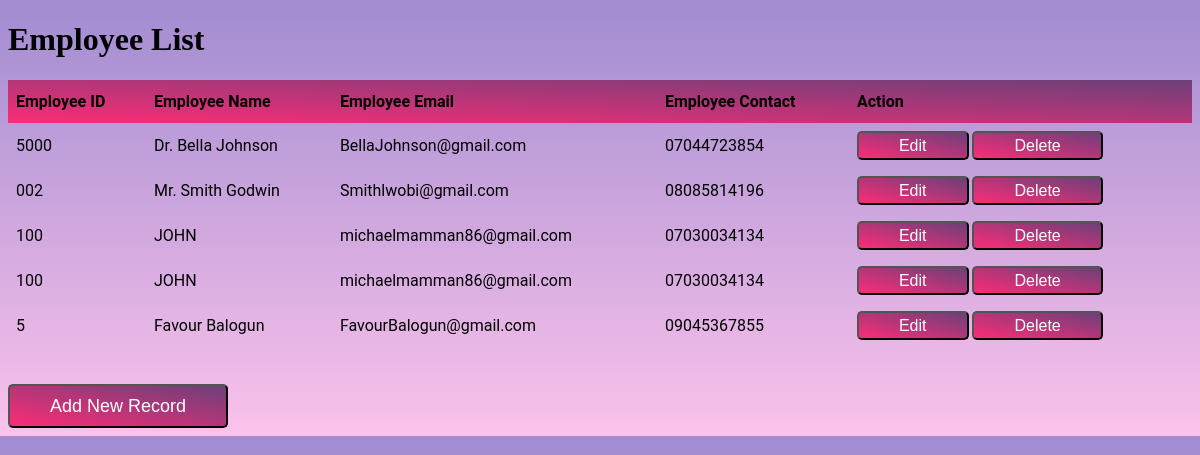
The page /show on the database its author committed.
### employee/models.py (models this page shows)
class Employee(models.Model):
    eid=models.CharField(max_length=20)
    ename=models.CharField(max_length=100)
    eemial=models.CharField(max_length=100)
    econtact=models.CharField(max_length=15)

### employee/views.py (the view)
# urls.py: path('show', views.show),
def show(request):
    employees=Employee.objects.all()
    return render(request, 'show.html',{'employees':employees})

### employee/templates/show.html (shortened to what this page needs)
<!DOCTYPE html>
<html>
<head>
</head>
<body class="bg-gra-01">
    <h1>Employee List</h1>
    <table id="customers">
        <thead>
            <tr class="bg-gra-02">
                <th>Employee ID</th>
                <th>Employee Name</th>
                <th>Employee Email</th>
                <th>Employee Contact</th>
                <th>Action</th>
            </tr>
        </thead>
        <tbody>
            {%for employee in employees%}
            <tr>
                <td>{{employee.eid}}</td>
                <td>{{employee.ename}}</td>
                <td>{{employee.eemial}}</td>
                <td>{{employee.econtact}}</td>
                <td>
                    <button class="btnn btn--radius-2 bg-gra-02"><a class="btnn" href="/edit/{{employee.id}}">Edit</a></button>
                    <button class="btnn btn--radius-2 bg-gra-02"><a class="btnn" href="/delete/{{employee.id}}">Delete</a></button>
                </td>
            </tr>
            {% endfor %}
        </tbody>
    </table>
    <br>
    <br>
    <button class="btn btn--radius-2 bg-gra-02"><a style="color:white;" href="/emp">Add New Record</a></button>
</body>
</html>

### employee/templates/show.html (style rules this page uses)
A { text-decoration: none; }
#customers { font-family: "Roboto", "Arial", "Helvetica Neue", sans-serif; border-collapse: collapse; width: 100%; }
#customers td, #customers th { border: 1px; padding: 8px; }
#customers th { padding-top: 12px; padding-bottom: 12px; text-align: left; }
.btn { color:white; display: inline-block; line-height: 40px; padding: 0 40px; -webkit-transition: all 0.4s ease; -o-transition: all 0.4s ease; -moz-transition: all 0.4s ease; transition: all 0.4s ease; cursor: pointer; font-size: 18px; color: #fff; font-family: "Poppins", "Arial", "Helvetica Neue", sans-serif; }
.btnn { color:white; display: inline-block; line-height: 25px; padding: 0 20px; -webkit-transition: all 0.4s ease; -o-transition: all 0.4s ease; -moz-transition: all 0.4s ease; transition: all 0.4s ease; cursor: pointer; font-size: 16px; color: #fff; font-family: "Poppins", "Arial", "Helvetica Neue", sans-serif; }
.bg-gra-01 { background: -webkit-gradient(linear, left bottom, left top, from(#fbc2eb), to(#a18cd1)); background: -webkit-linear-gradient(bottom, #fbc2eb 0%, #a18cd1 100%); background: -moz-linear-gradient(bottom, #fbc2eb 0%, #a18cd1 100%); background: -o-linear-gradient(bottom, #fbc2eb 0%, #a18cd1 100%); background: linear-gradient(to top, #fbc2eb 0%, #a18cd1 100%); }
.bg-gra-02 { background: -webkit-gradient(linear, left bottom, right top, from(#fc2c77), to(#6c4079)); background: -webkit-linear-gradient(bottom left, #fc2c77 0%, #6c4079 100%); background: -moz-linear-gradient(bottom left, #fc2c77 0%, #6c4079 100%); background: -o-linear-gradient(bottom left, #fc2c77 0%, #6c4079 100%); background: linear-gradient(to top right, #fc2c77 0%, #6c4079 100%); }
.btn--radius-2 { -webkit-border-radius: 5px; -moz-border-radius: 5px; border-radius: 5px; }

### rows shown on the page
Employee: eid "5000", ename "Dr. Bella Johnson", eemial "BellaJohnson@gmail.com", econtact "07044723854"
Employee: eid "002", ename "Mr. Smith Godwin", eemial "Smithlwobi@gmail.com", econtact "08085814196"
Employee: eid "100", ename "JOHN", eemial "michaelmamman86@gmail.com", econtact "07030034134"
Employee: eid "100", ename "JOHN", eemial "michaelmamman86@gmail.com", econtact "07030034134"
Employee: eid "5", ename "Favour Balogun", eemial "FavourBalogun@gmail.com", econtact "09045367855"
